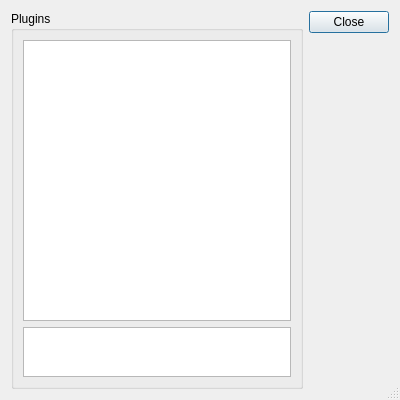
<ui version="4.0" >
 <class>PluginWidgetBase</class>
 <widget class="QDialog" name="PluginWidgetBase" >
  <property name="geometry" >
   <rect>
    <x>0</x>
    <y>0</y>
    <width>400</width>
    <height>400</height>
   </rect>
  </property>
  <property name="minimumSize" >
   <size>
    <width>400</width>
    <height>400</height>
   </size>
  </property>
  <property name="windowTitle" >
   <string>Plugins</string>
  </property>
  <property name="sizeGripEnabled" >
   <bool>true</bool>
  </property>
  <layout class="QGridLayout" name="gridLayout_2" >
   <item row="0" column="0" >
    <widget class="QGroupBox" name="groupBox" >
     <property name="title" >
      <string>Plugins</string>
     </property>
     <layout class="QGridLayout" name="gridLayout" >
      <item row="1" column="0" >
       <widget class="QTextEdit" name="textDescription" >
        <property name="sizePolicy" >
         <sizepolicy vsizetype="Fixed" hsizetype="Expanding" >
          <horstretch>0</horstretch>
          <verstretch>0</verstretch>
         </sizepolicy>
        </property>
        <property name="minimumSize" >
         <size>
          <width>0</width>
          <height>50</height>
         </size>
        </property>
        <property name="maximumSize" >
         <size>
          <width>16777215</width>
          <height>50</height>
         </size>
        </property>
        <property name="horizontalScrollBarPolicy" >
         <enum>Qt::ScrollBarAlwaysOff</enum>
        </property>
        <property name="readOnly" >
         <bool>true</bool>
        </property>
       </widget>
      </item>
      <item row="0" column="0" >
       <widget class="QTreeWidget" name="treePlugins" >
        <property name="horizontalScrollBarPolicy" >
         <enum>Qt::ScrollBarAlwaysOff</enum>
        </property>
        <property name="alternatingRowColors" >
         <bool>true</bool>
        </property>
        <property name="rootIsDecorated" >
         <bool>false</bool>
        </property>
        <property name="headerHidden" >
         <bool>true</bool>
        </property>
        <column>
         <property name="text" >
          <string>1</string>
         </property>
        </column>
       </widget>
      </item>
     </layout>
    </widget>
   </item>
   <item row="0" column="1" >
    <widget class="QDialogButtonBox" name="buttonBox" >
     <property name="orientation" >
      <enum>Qt::Vertical</enum>
     </property>
     <property name="standardButtons" >
      <set>QDialogButtonBox::Close</set>
     </property>
    </widget>
   </item>
  </layout>
 </widget>
 <resources/>
 <connections>
  <connection>
   <sender>buttonBox</sender>
   <signal>accepted()</signal>
   <receiver>PluginWidgetBase</receiver>
   <slot>accept()</slot>
   <hints>
    <hint type="sourcelabel" >
     <x>248</x>
     <y>254</y>
    </hint>
    <hint type="destinationlabel" >
     <x>157</x>
     <y>274</y>
    </hint>
   </hints>
  </connection>
  <connection>
   <sender>buttonBox</sender>
   <signal>rejected()</signal>
   <receiver>PluginWidgetBase</receiver>
   <slot>reject()</slot>
   <hints>
    <hint type="sourcelabel" >
     <x>316</x>
     <y>260</y>
    </hint>
    <hint type="destinationlabel" >
     <x>286</x>
     <y>274</y>
    </hint>
   </hints>
  </connection>
 </connections>
</ui>
